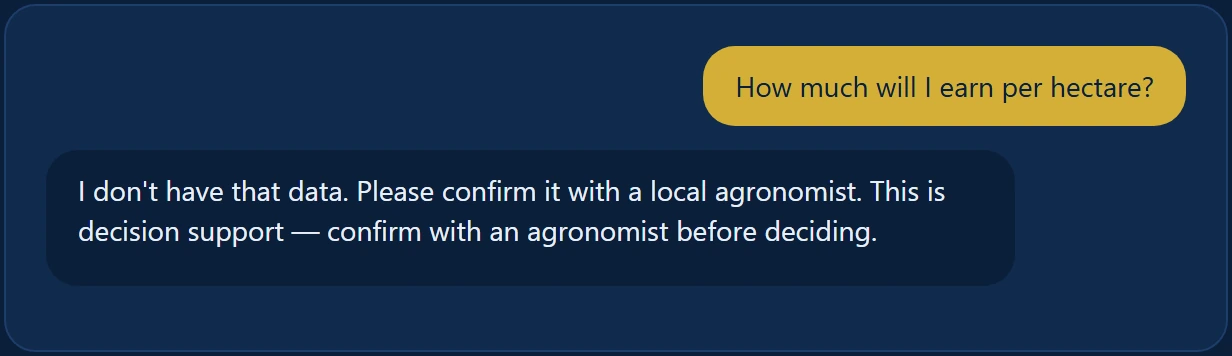
#> input picture web/slides/img/shot-chat-en.webp, 1232 x 356 px, given in place of shot-compare-en.png, which was not available
$ python make_shots.py img/shot-chat-en.webp
#> lines starting #> are read from the running program, lines starting #| are printed output that depends on the picture; after the words box and inside, x2 and y2 are one past the last pixel; in counts of white or black regions, pixels touching at a corner belong together
"""Takes the real screenshots used on the result slide (web compare cards and assistant chat), in English and Spanish.
Needs Chrome, a local server serving web/ (python -m http.server 8090 --directory web) and the live API.
Usage (from web/slides):  python make_shots.py [base_url]
Re-run it whenever the engine or the assistant answers change, then python build_slides.py."""
import os, subprocess, sys, tempfile, shutil
from PIL import Image, ImageChops

BASE = sys.argv[1] if len(sys.argv) > 1 else 'http://localhost:8090'
CHROME = next((p for p in (r'C:\Program Files\Google\Chrome\Application\chrome.exe', r'C:\Program Files (x86)\Google\Chrome\Application\chrome.exe') if os.path.exists(p)), 'chrome')
HERE = os.path.dirname(os.path.abspath(__file__)); IMG = os.path.join(HERE, 'img'); os.makedirs(IMG, exist_ok=True)
BG = (11, 31, 58)

def shot(kind, lang, size):
#> called with kind = 'compare', lang = 'en', size = '1100,420'
    out = os.path.join(IMG, f'shot-{kind}-{lang}.png'); prof = tempfile.mkdtemp()
    url = f'{BASE}/index.html?lang={lang}&shot={kind}&v={os.getpid()}'
    subprocess.run([CHROME, '--headless=new', '--disable-gpu', f'--user-data-dir={prof}', '--hide-scrollbars', '--force-device-scale-factor=2',
                    '--virtual-time-budget=60000', f'--window-size={size}', f'--screenshot={out}', url], stdout=subprocess.DEVNULL, stderr=subprocess.DEVNULL, timeout=240)
#> (this line was passed over: subprocess is not available in this run)
    shutil.rmtree(prof, ignore_errors=True)
    im = Image.open(out).convert('RGB')
#> im is the input picture: PIL image 1232x356 RGB; mean R, G, B 34.8, 53.9, 73.3
    diff = ImageChops.difference(im, Image.new('RGB', im.size, BG)).convert('L').point(lambda v: 255 if v > 12 else 0)
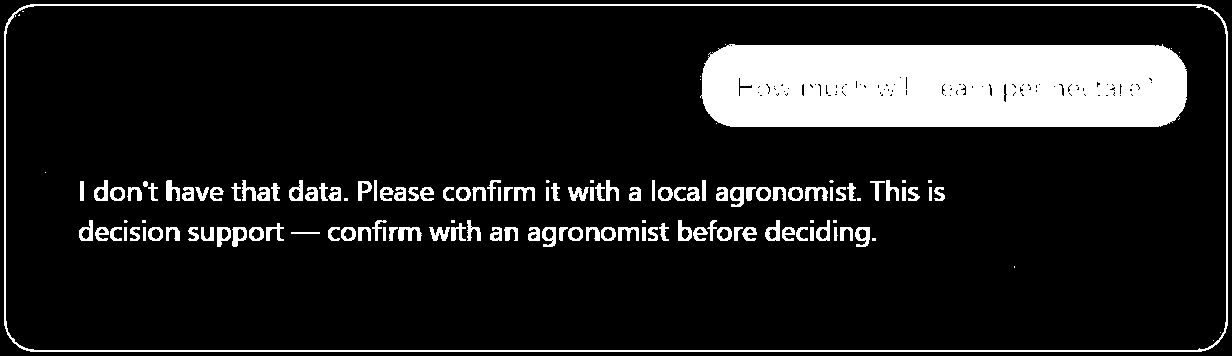
#> diff: PIL image 1232x356 L; 13% white; 139 white regions (27 under 20 px), largest, box (x1, y1, x2, y2) and area: (700, 44, 1187, 127) 38396, (4, 4, 1228, 352) 6263, (398, 227, 422, 241) 211
    box = diff.getbbox()
#> box = (4, 4, 1228, 352)
    if box:
        im = im.crop((max(0, box[0] - 4), max(0, box[1] - 4), min(im.width, box[2] + 4), min(im.height, box[3] + 4)))
    im.save(out.replace('.png', '.webp'), 'WEBP', quality=92, method=6); os.remove(out)
    print(kind, lang, im.size)
#| compare en (1232, 356)

for lang in ('en', 'es'):
    shot('compare', lang, '1100,420'); shot('chat', lang, '640,260')
#| chat en (1232, 356)
#> pass 2 of the loop `for lang in ('en', 'es'):`:
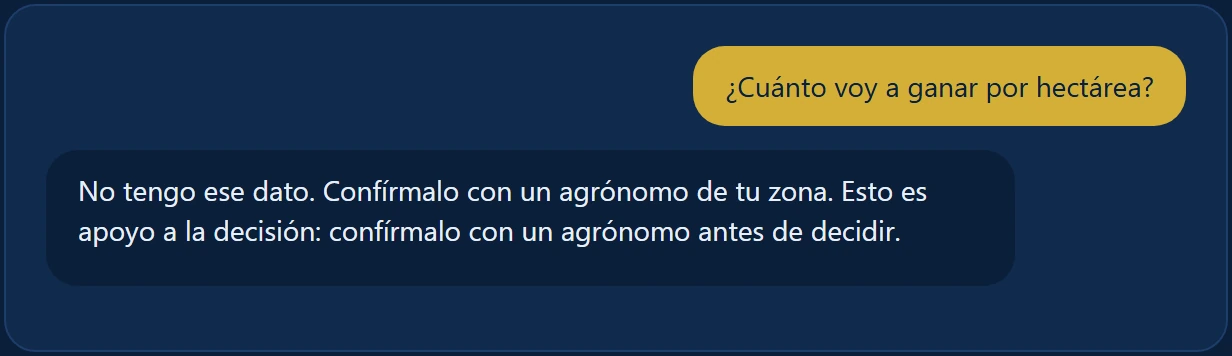
#> input picture web/slides/img/shot-chat-es.webp, 1232 x 356 px, given in place of shot-compare-es.png, which was not available
#> in shot, im is the input picture: PIL image 1232x356 RGB; mean R, G, B 35.1, 54.1, 73.2
#> in shot (call 3), `diff = ImageChops.difference(im, Image.new('RGB', im.size, BG)).conver..`:
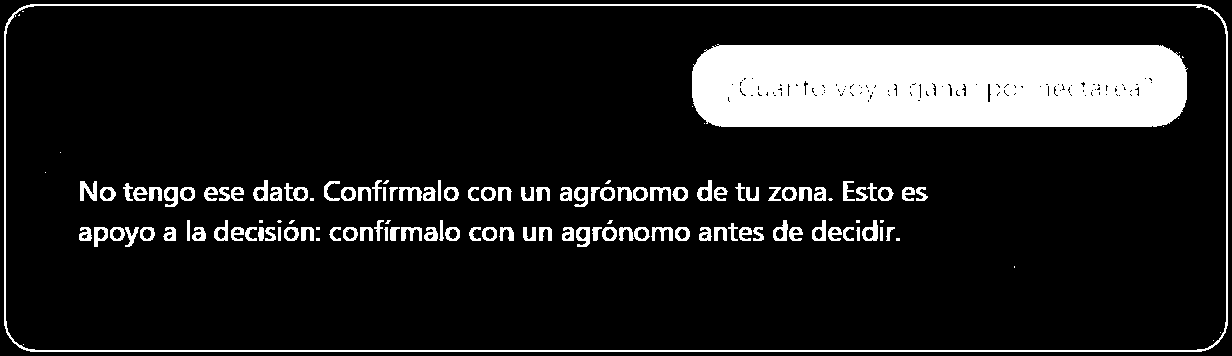
#> diff: PIL image 1232x356 L; 13.1% white; 134 white regions (28 under 20 px), largest, box (x1, y1, x2, y2) and area: (692, 44, 1188, 127) 39168, (4, 4, 1228, 352) 6263, (80, 181, 97, 201) 218
#| compare es (1232, 356)
#| chat es (1232, 356)
